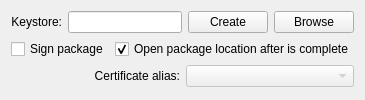
     <widget class="QWidget" name="tab_5">
      <attribute name="title">
       <string>Sign package</string>
      </attribute>
      <layout class="QFormLayout" name="formLayout_3">
       <item row="0" column="0" colspan="2">
        <layout class="QGridLayout" name="gridLayout_3">
         <item row="0" column="0" colspan="2">
          <layout class="QHBoxLayout" name="horizontalLayout_4">
           <item>
            <widget class="QLabel" name="KeystoreLocationLabel">
             <property name="text">
              <string>Keystore:</string>
             </property>
             <property name="alignment">
              <set>Qt::AlignRight|Qt::AlignTrailing|Qt::AlignVCenter</set>
             </property>
            </widget>
           </item>
           <item>
            <widget class="QLineEdit" name="KeystoreLocationLineEdit">
             <property name="readOnly">
              <bool>true</bool>
             </property>
            </widget>
           </item>
           <item>
            <widget class="QPushButton" name="KeystoreCreatePushButton">
             <property name="text">
              <string>Create</string>
             </property>
            </widget>
           </item>
           <item>
            <widget class="QPushButton" name="KeystoreLocationPushButton">
             <property name="text">
              <string>Browse</string>
             </property>
            </widget>
           </item>
          </layout>
         </item>
         <item row="1" column="0">
          <widget class="QCheckBox" name="signPackageCheckBox">
           <property name="text">
            <string>Sign package</string>
           </property>
          </widget>
         </item>
         <item row="1" column="1">
          <widget class="QCheckBox" name="openPackageLocationCheckBox">
           <property name="text">
            <string>Open package location after is complete</string>
           </property>
           <property name="checked">
            <bool>true</bool>
           </property>
          </widget>
         </item>
         <item row="2" column="0" colspan="2">
          <layout class="QHBoxLayout" name="horizontalLayout_5">
           <item>
            <widget class="QLabel" name="KeystoreLocationLabel_2">
             <property name="text">
              <string>Certificate alias:</string>
             </property>
             <property name="alignment">
              <set>Qt::AlignRight|Qt::AlignTrailing|Qt::AlignVCenter</set>
             </property>
            </widget>
           </item>
           <item>
            <widget class="QComboBox" name="certificatesAliasComboBox">
             <property name="enabled">
              <bool>false</bool>
             </property>
            </widget>
           </item>
          </layout>
         </item>
        </layout>
       </item>
      </layout>
     </widget>
